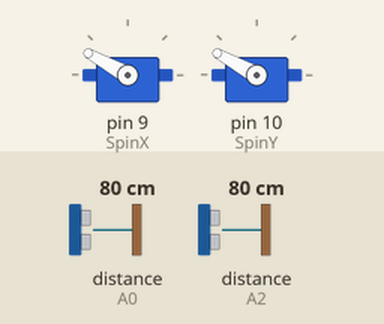
Bench run of a sketch on a simulated Arduino Uno, built with avr-gcc and run on an emulated ATmega328P. On the bench: 2 × servo. Wiring (inferred from the names in the program): 2 × ultrasonic range finder: trigger A1, echo A0 / trigger A3, echo A2. The test bench sets the inputs (shaded band); at power-on: distance to the obstacle (sensors on A0, A2) 80 cm. The echo pulse lasts 58.3 µs per cm.

Above: at 1.2 s.
1.3 s: distance to the obstacle (sensor on A0) set to 2 cm
At 3.0 s:
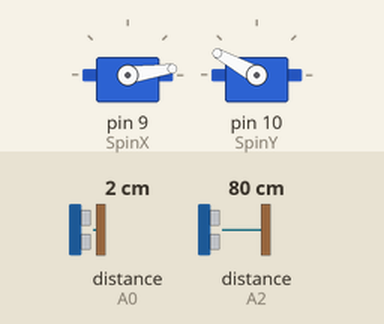
4.3 s: distance to the obstacle (sensor on A2) set to 2 cm
At 5.6 s:
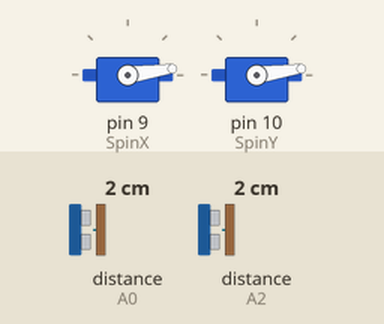
7.3 s: distance to the obstacle (sensor on A0) set to 9 cm
At 9.2 s:
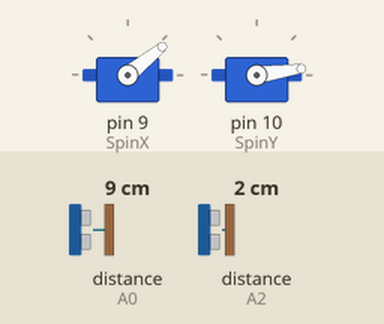
10.3 s: distance to the obstacle (sensor on A2) set to 9 cm
At 11.9 s:
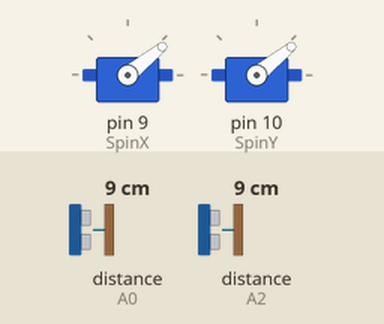
13.3 s: distance to the obstacle (sensor on A0) set to 18 cm
At 14.9 s:
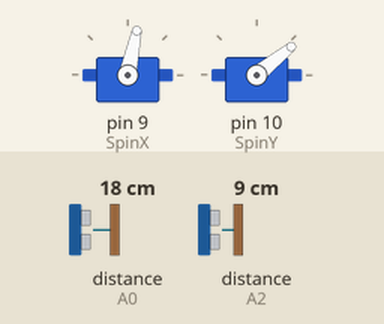
16.3 s: distance to the obstacle (sensor on A2) set to 4 cm
At 17.7 s:
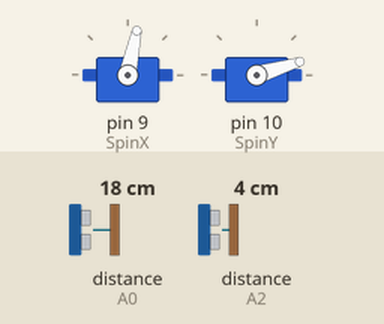
Timing chart, 0 to 19.3 s (numbered marks = the images above; inputs shaded):
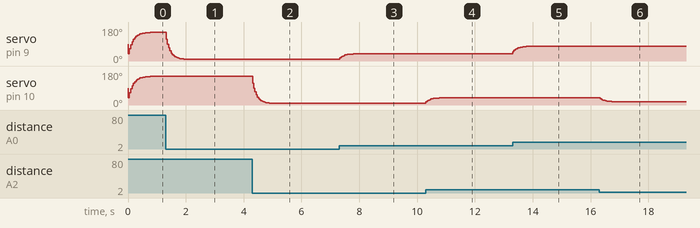

Measured:
- after the input at 1.3 s, servo on pin 9 (SpinX): moves from 151° to 8° over 1.0 s, starting at once
- after the input at 4.3 s, servo on pin 10 (SpinY): moves from 151° to 8° over 0.95 s, starting at once
- after the input at 7.3 s, servo on pin 9 (SpinX): moves from 8° to 39° over 0.67 s, starting at once
- after the input at 10.3 s, servo on pin 10 (SpinY): moves from 8° to 39° over 0.68 s, starting at once
- after the input at 13.3 s, servo on pin 9 (SpinX): moves from 39° to 78° over 0.60 s, starting at once
- after the input at 16.3 s, servo on pin 10 (SpinY): moves from 39° to 17° over 0.64 s, starting at once

The sketch:

DualPing2Servo.ino
```cpp
/*  Uses 2 'Ping' sensors (like HC-SR04) on special
cable on A0-A5 + power header row and drives
2 servos.

It's the basic software for a distance-controlled X-Y
tippy box with golf ball and hole(s) driven by servos.
4/1/15 jw
*/

#include <Servo.h>
Servo ServX,ServY;

#define Trig1  A1
#define Trig2  A3
#define Echo1  A0
#define Echo2  A2
#define SpinX   9
#define SpinY  10


void setup()
{
  pinMode(Trig1,OUTPUT);
  pinMode(Trig2,OUTPUT);
  pinMode(SpinX,OUTPUT);
  pinMode(SpinY,OUTPUT);

  ServX.attach(SpinX);
  ServY.attach(SpinY);
  ServX.write(90);
  ServY.write(90);
} // end setup()


void loop()
{
// smoothing x and y with a rolling average
  static int x,y;
  x=(3*x+readPing(Trig1,Echo1))/4;
  ServX.write(map (x,0,2000,0,179));

  y=(3*y+readPing(Trig2,Echo2))/4;
  ServY.write(map (y,0,2000,0,179));

  delay(40);

}// end loop


int readPing(int trigpin, int echopin){
    unsigned long next, timeout;
    long dur;
    long val;

    // in case we're not done from previous ping
    if(digitalRead(echopin))goto SKIP_PING;

    // send trigger pulse nominal 10usec
    // seems to work with no extra delay
    digitalWrite(trigpin,HIGH);
    digitalWrite(trigpin,LOW);

  // wait for echo to go high
  while(digitalRead(echopin)==0);

  // time echo high duration
#define STEP 20
#define DURMAX 1700
#define SCALE 18
  dur=0;
  while(digitalRead(echopin) && dur<DURMAX){
    delayMicroseconds(STEP);
    dur+=STEP;
  }//end while

  //useful range for people approaching is 60 (few inches) to 5000 (4ft?)
 // compute a value suitable for a PWM LED
  val=(((DURMAX*1000L)/dur-1000)*SCALE)/1000;
  if(val<0)val=0;
  if(val>255)val=255;

//  return((byte)val);
  return((int)dur);

SKIP_PING:

  delay(30);  // overall not < 50ms
}//end readPing
```
